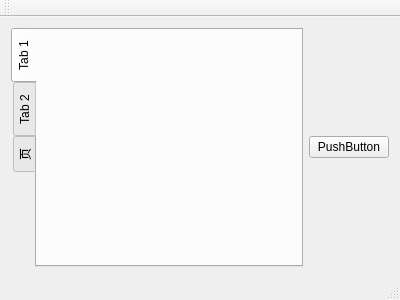
<?xml version="1.0" encoding="UTF-8"?>
<ui version="4.0">
 <class>MainWindow</class>
 <widget class="QMainWindow" name="MainWindow">
  <property name="geometry">
   <rect>
    <x>0</x>
    <y>0</y>
    <width>400</width>
    <height>300</height>
   </rect>
  </property>
  <property name="windowTitle">
   <string>MainWindow</string>
  </property>
  <widget class="QWidget" name="centralWidget">
   <layout class="QHBoxLayout" name="horizontalLayout">
    <item>
     <widget class="QTabWidget" name="tabWidget">
      <property name="tabPosition">
       <enum>QTabWidget::West</enum>
      </property>
      <property name="currentIndex">
       <number>0</number>
      </property>
      <widget class="QWidget" name="tab">
       <attribute name="title">
        <string>Tab 1</string>
       </attribute>
      </widget>
      <widget class="QWidget" name="tab_2">
       <attribute name="title">
        <string>Tab 2</string>
       </attribute>
      </widget>
      <widget class="QWidget" name="tab_3">
       <attribute name="title">
        <string>页</string>
       </attribute>
      </widget>
     </widget>
    </item>
    <item>
     <widget class="QPushButton" name="pushButton">
      <property name="text">
       <string>PushButton</string>
      </property>
     </widget>
    </item>
   </layout>
  </widget>
  <widget class="QMenuBar" name="menuBar">
   <property name="geometry">
    <rect>
     <x>0</x>
     <y>0</y>
     <width>400</width>
     <height>23</height>
    </rect>
   </property>
  </widget>
  <widget class="QToolBar" name="mainToolBar">
   <attribute name="toolBarArea">
    <enum>TopToolBarArea</enum>
   </attribute>
   <attribute name="toolBarBreak">
    <bool>false</bool>
   </attribute>
  </widget>
  <widget class="QStatusBar" name="statusBar"/>
 </widget>
 <layoutdefault spacing="6" margin="11"/>
 <resources/>
 <connections/>
</ui>
